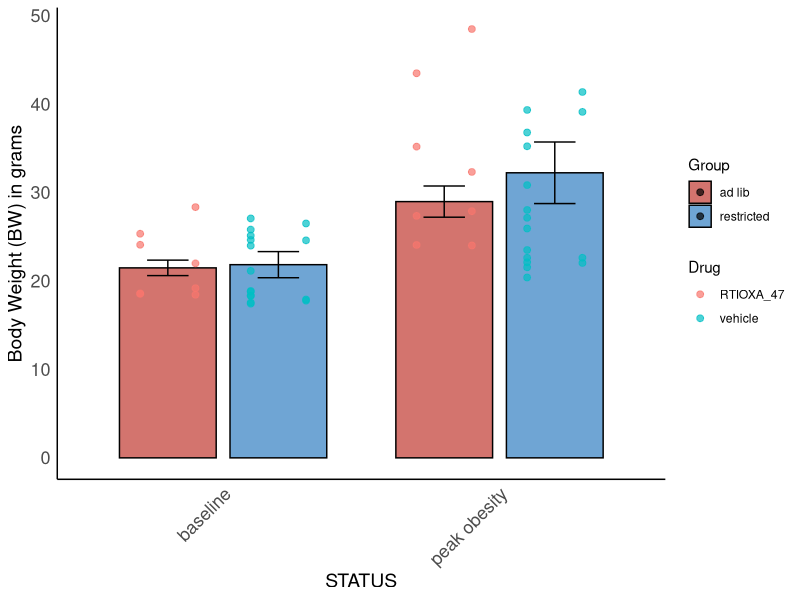
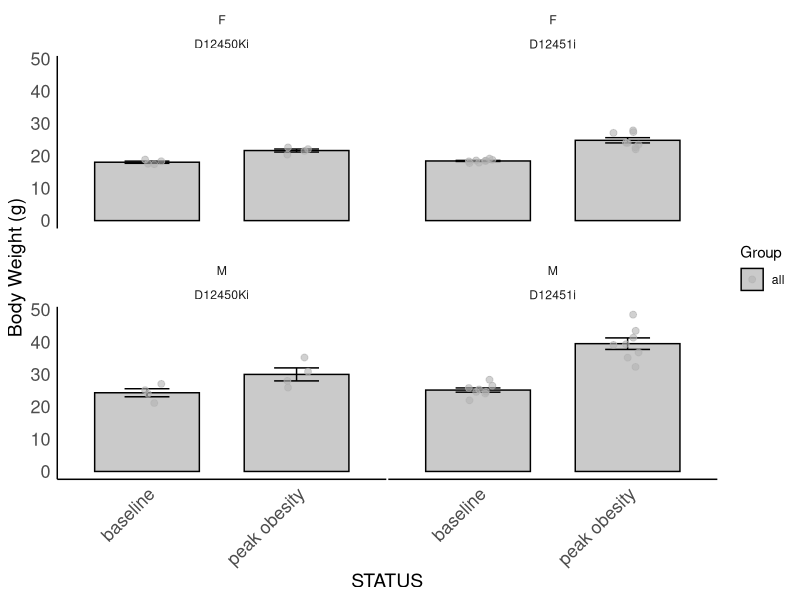

Recreate these plots in R, in order.
# This script aims to explore changes in body weight in middle age C57 after different stages of feeding:
#1 from baseline to peak obesity,
#2:from peak of obesity to acute body weight loss
#3 from acute body weight loss to body weight maintenance
#4 from body weight maintenance to body weight gain after RTIOXA-47 injections

#libraries
library(dplyr) #to use pipe
library(ggplot2) #to graph
library(readr) #to read csv
library(tidyr)  # to use drop-na()
library(ggpubr)
library(purrr)
library(broom)
library(Hmisc)
library(lme4)
library(emmeans)

BW_data <- read_csv("../data/BW.csv") %>% 
  filter(COHORT == 2) %>% # Just C57 males and females
  group_by(ID) %>% 
  arrange(DATE) %>% 
  mutate(
    bw_rel = 100 * (BW - first(BW)) / first(BW),
    body_lag = (lag(BW) - BW),
    GROUP = case_when(
      ID %in% c(7860, 7862, 7864, 7867, 7868, 7869, 7870, 7871, 7873, 7875, 7876, 7879, 7880, 7881,
                7882, 7883) ~ "ad lib",
      ID %in% c(7861, 7863, 7865, 7866, 7872, 7874, 7877, 7878) ~ "restricted"
    ),
    DRUG = case_when(
      ID %in% c(7861, 7863, 7864, 7878, 7867, 7872, 7875, 7876, 7869, 7870, 7871, 7868, 7880, 7881, 7882, 7883) ~ "vehicle",
      ID %in% c(7862, 7865, 7873, 7874, 7877, 7866, 7879, 7860) ~ "RTIOXA_47"
    ),
    day_rel = DATE - first(DATE)
  ) %>%mutate(
    STATUS = case_when(
      day_rel == 0 ~ "baseline", 
      DATE == as.Date("2025-06-04") ~ "BW maintenance", 
      COMMENTS == "DAY_4_SABLE_AND_SAC" ~ "BW regain",
      day_rel == 234 ~ "BW loss",
     day_rel == 190 ~ "peak obesity",
      TRUE ~ NA_character_
    ) ) %>%
  filter(!is.na(STATUS)) 

# Make STATUS an ordered factor
BW_data <- BW_data %>%
  mutate(STATUS = factor(STATUS, 
                         levels = c("baseline", "peak obesity", "BW loss", 
                                    "BW maintenance", "BW regain")))


#format plot

scaleFill <- scale_fill_manual(values = c("#C03830FF", "#317EC2FF"))


format.plot <- theme(
  strip.background = element_blank(),
  panel.spacing.x = unit(0.1, "lines"),          
  panel.spacing.y = unit(1.5, "lines"),  
  axis.text = element_text(family = "Helvetica", size = 13),
  axis.title = element_text(family = "Helvetica", size = 14),
  
  # remove background grid lines only
  panel.grid.major = element_blank(),
  panel.grid.minor = element_blank(),
  
  # keep axis lines
  axis.line = element_line(color = "black")
)

plot <- BW_data %>%
  ggplot(aes(x = STATUS, y = BW, fill = GROUP)) +
  
  # mean bars
  stat_summary(
    fun = mean,
    geom = "col",
    position = position_dodge(width = 0.8),
    color = "black", width = 0.7, alpha = 0.7
  ) +
  
  # error bars (mean ± SE)
  stat_summary(
    fun.data = mean_se,
    geom = "errorbar",
    position = position_dodge(width = 0.8),
    width = 0.3
  ) +
 
  # individual data points
  geom_point(
    aes(color = DRUG),
    position = position_dodge(width = 0.8),
    alpha = 0.7, size = 2
  ) +
  
  scaleFill +
  theme_minimal() +
  labs(y = "Body Weight (BW) in grams", fill = "Group", color = "Drug") +
  format.plot +
  theme(
    axis.text.x = element_text(angle = 45, hjust = 1)
  )

plot

BW_plotdata <- BW_data %>%
  mutate(
    PlotGroup = case_when(
      STATUS %in% c("baseline", "peak obesity") ~ "all",          # collapse all
      STATUS %in% c("BW loss", "BW maintenance") ~ GROUP,         # separate by GROUP
      STATUS == "BW regain" ~ paste(GROUP, DRUG, sep = "_")       # GROUP × DRUG
    )
  )

# Define custom colors
custom_colors <- c(
  "all" = "gray70",
  "ad lib" = "#E67E22",              # orange
  "restricted" = "#3498DB",          # sky blue
  "ad lib_vehicle" = "#E67E22",      # darker orange
  "ad lib_RTIOXA_47" = "#F39C12",    # lighter orange
  "restricted_vehicle" = "#3498DB",  # darker blue
  "restricted_RTIOXA_47" = "#5DADE2" # lighter blue
)

plot <- BW_plotdata %>%
  ggplot(aes(x = STATUS, y = BW, fill = PlotGroup)) +
  
  stat_summary(fun = mean, geom = "col",
               position = position_dodge(width = 0.8),
               color = "black", width = 0.7, alpha = 0.7) +
  
  stat_summary(fun.data = mean_se, geom = "errorbar",
               position = position_dodge(width = 0.8),
               width = 0.3) +
  
  geom_point(aes(color = PlotGroup),
             position = position_jitterdodge(dodge.width = 0.8, jitter.width = 0.2),
             alpha = 0.6, size = 2) +
  
  scale_fill_manual(values = custom_colors) +
  scale_color_manual(values = custom_colors) +
  
  theme_minimal() +
  labs(y = "Body Weight (g)", fill = "Group", color = "Group") +
  theme(axis.text.x = element_text(angle = 45, hjust = 1))+
  facet_wrap(~SEX*DIET_FORMULA)+
  format.plot

plot

# Fit model
model <- lmer(BW ~ SEX * STATUS * GROUP * DRUG * DIET_FORMULA + (1|ID), data = BW_data)
summary(model)

# Save emmeans results
emmeans_results <- emmeans(model, pairwise ~ SEX *STATUS * GROUP * DRUG * DIET_FORMULA, adjust = "tukey")

#to evaluate baseline ad lib - baseline restricted   p=1
# to evaluate peak obesity ad lib - peak obesity restricted p=0.99

# Convert to data frame
df_emm <- as.data.frame(emmeans_results$emmeans)   # estimated means
df_pairs <- as.data.frame(emmeans_results$contrasts)  # pairwise comparisons

# Print all rows
print(df_emm, n = Inf)
print(df_pairs, n = Inf)
# Keep only significant contrasts
df_sig <- df_pairs %>%
  filter(p.value <= 0.05)

# View the results
print(df_sig, n = Inf)
View(df_sig)
